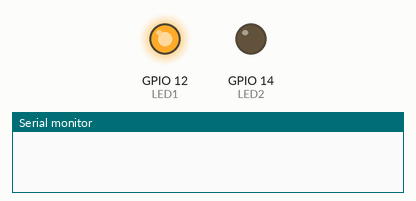
The sketch below on a simulated ESP32. Parts: output pins drawn as LEDs (lit = HIGH), the last lines printed to the serial monitor.

Above: at 0.5 s.
At 2.5 s:
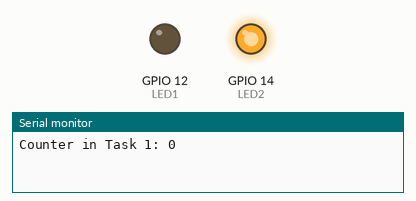
At 3.5 s:
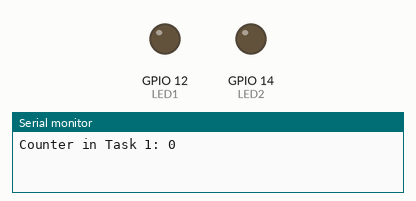
Timing chart, 0 to 5.2 s (numbered marks = the images above):
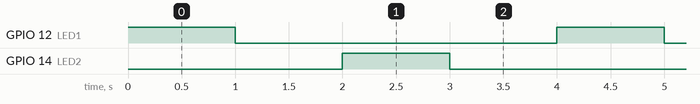

Measured:
- by itself, GPIO 12 (LED1), GPIO 14 (LED2): alternates HIGH for 1.0 s and LOW for 3.0 s
- by itself, everything shown: repeats every 4.0 s, in 4 steps

The sketch:

ESP32_Two_LED_Synchron.ino
```cpp
/*
   This sketch uses semaphores to synchronize two LEDs. The blink sketches run in two tasks and on two cores.
   As shown in the video you can either blink them sequencially or in parallel
*/
#define LED1 12
#define LED2 14

TaskHandle_t Task1, Task2;
SemaphoreHandle_t baton;

int counter = 0;

void blink(byte pin, int duration) {

  //    digitalWrite(pin, HIGH);
  GPIO.out_w1ts = ((uint32_t)1 << pin);
  delay(duration);
  //    digitalWrite(pin, LOW);
  GPIO.out_w1tc = ((uint32_t)1 << pin);
  delay(duration);
}

void codeForTask1( void * parameter )
{
  for (;;) {
    xSemaphoreTake( baton, portMAX_DELAY );
    blink(LED1, 1000);
    xSemaphoreGive( baton );
    delay(50);
    Serial.print("Counter in Task 1: ");
    Serial.println(counter);
    counter++;
  }
}

void codeForTask2( void * parameter )
{
  for (;;) {
    xSemaphoreTake( baton, portMAX_DELAY );
    //xSemaphoreGive( baton );
    blink(LED2, 1000);
    xSemaphoreGive( baton );
    delay(50);
    Serial.print("                            Counter in Task 2: ");
    Serial.println(counter);
    counter++;
  }
}

// the setup function runs once when you press reset or power the board
void setup() {
  Serial.begin(115200);
  // initialize digital pin LED as an output.
  pinMode(LED1, OUTPUT);
  pinMode(LED2, OUTPUT);

  baton = xSemaphoreCreateMutex();

  xTaskCreatePinnedToCore(
    codeForTask1,
    "led1Task",
    1000,
    NULL,
    1,
    &Task1,
    0);
  //delay(500);  // needed to start-up task1

  xTaskCreatePinnedToCore(
    codeForTask2,
    "led2Task",
    1000,
    NULL,
    1,
    &Task2,
    1);

}

void loop() {}
```
